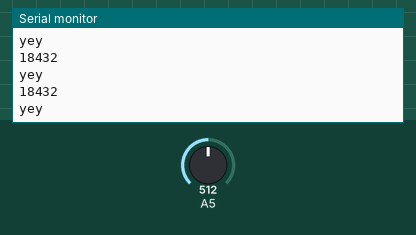
Recording of a sketch running on a simulated Arduino Uno, built with avr-gcc and run on an emulated ATmega328P. On the bench: the last lines printed to the serial monitor. The inputs (shaded band) are chosen by the test bench; at power-on: A5 = 512.

Above: at 1.2 s.
1.3 s: A5 set to 716
At 2.1 s:
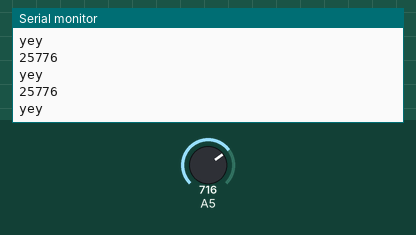
2.8 s: A5 set to 810
At 3.5 s:
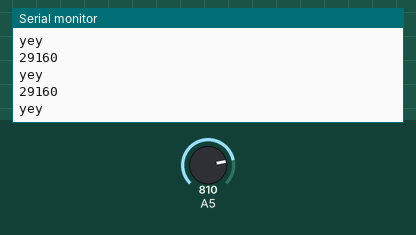
Timing chart, 0 to 5.8 s (numbered marks = the images above; inputs shaded):
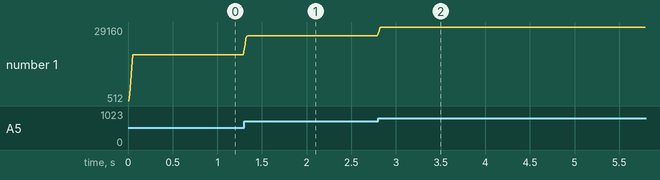

Measured:
- after the input at 1.3 s, the serial monitor: prints a new line at once (image 1)
- after the input at 2.8 s, the serial monitor: prints a new line at once (image 2)
- plotted number 1: 18432 → 25776 after the input at 1.3 s, 25776 → 29160 after the input at 2.8 s

The sketch:

piezofilter.ino
```cpp
#include <TimerOne.h>

// the setup routine runs once when you press reset:
#define FILTER_SIZE 5
#define THRESHOLD 800

struct InputQueue {
  int input[FILTER_SIZE];
  uint16_t head = 0;
  uint16_t counter = 0;

  void push(uint16_t reading) {
    if (counter == FILTER_SIZE) {
      input[head] = reading;
      if (head == FILTER_SIZE - 1) {
        head = 0;
      } else {
        //        head++;
        head = head + 1;
      }
    } else {
      input[counter] = reading;
      counter++;
    }
  }

  uint16_t get_val(uint16_t i) {
    return input[(head + i) % FILTER_SIZE];
  }
};

uint16_t filter[FILTER_SIZE] = {1, 5, 10, 10, 10};
InputQueue input;
uint16_t j;
uint16_t cor_sum;

void read_value() {
  input.push(analogRead(A5));
  cor_sum = 0;

  //    corrrelation part
  for (j = 0; j < FILTER_SIZE; j++) {
    // multiply filter[i] with the i-th element of input
    cor_sum += input.get_val(j) * filter[j];
  }
  Serial.println(cor_sum);
  if (cor_sum > THRESHOLD) {
    Serial.println(F("yey"));
  }
}

void setup() {
  // initialize serial communication at 9600 bits per second:
  Serial.begin(115200);
  Timer1.initialize(10000);
  Timer1.attachInterrupt(read_value);
}

// the loop routine runs over and over again forever:
void loop() {
  //    int peak = input.counter;
  //    bool keeplooking = true;
  //    while(keeplooking) {
  //      int nextReading = sensorValue;
  //       if( nextReading > input.counter){
  //        peak = nextReading;
  //        input.counter = nextReading;
  //       } else {
  //          keeplooking = false;
  //       }

  //  Serial.println(input.get_val(FILTER_SIZE-1));
  //  Serial.println(analogRead(A5));
  delay(10);
}
```
